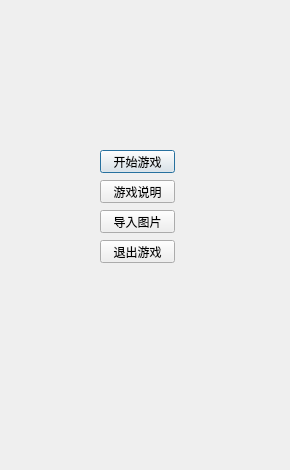
<?xml version="1.0" encoding="UTF-8"?>
<ui version="4.0">
 <class>dlgMenu</class>
 <widget class="QDialog" name="dlgMenu">
  <property name="geometry">
   <rect>
    <x>0</x>
    <y>0</y>
    <width>290</width>
    <height>470</height>
   </rect>
  </property>
  <property name="windowTitle">
   <string>Dialog</string>
  </property>
  <widget class="QPushButton" name="btStart">
   <property name="geometry">
    <rect>
     <x>100</x>
     <y>150</y>
     <width>75</width>
     <height>23</height>
    </rect>
   </property>
   <property name="text">
    <string>开始游戏</string>
   </property>
  </widget>
  <widget class="QPushButton" name="btnRules">
   <property name="geometry">
    <rect>
     <x>100</x>
     <y>180</y>
     <width>75</width>
     <height>23</height>
    </rect>
   </property>
   <property name="text">
    <string>游戏说明</string>
   </property>
  </widget>
  <widget class="QPushButton" name="btnImport">
   <property name="geometry">
    <rect>
     <x>100</x>
     <y>210</y>
     <width>75</width>
     <height>23</height>
    </rect>
   </property>
   <property name="text">
    <string>导入图片</string>
   </property>
  </widget>
  <widget class="QPushButton" name="btnExit">
   <property name="geometry">
    <rect>
     <x>100</x>
     <y>240</y>
     <width>75</width>
     <height>23</height>
    </rect>
   </property>
   <property name="text">
    <string>退出游戏</string>
   </property>
  </widget>
 </widget>
 <resources/>
 <connections/>
</ui>
